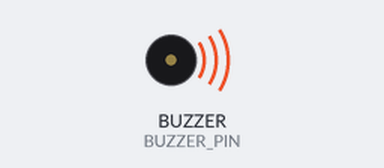
Simulated run of this sketch. Board: Seeed Wio Terminal. Shown: buzzer (waves = sounding).

Above: at 0.2 s.
At 5.75 s:
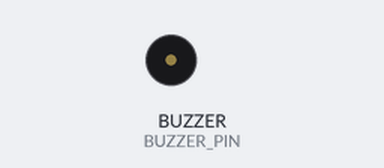
Timing chart, 0 to 6.2 s (numbered marks = the images above):
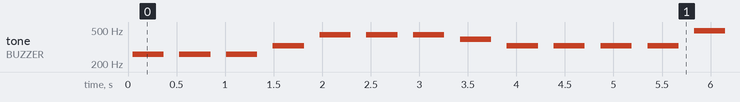

Measured:
- by itself, tone on BUZZER (BUZZER_PIN): plays 261 Hz for 0.32 s, 261 Hz for 0.32 s, 261 Hz for 0.32 s, 328 Hz for 0.32 s, 439 Hz for 0.32 s, 439 Hz for 0.32 s … (223 notes in this stretch)

The sketch:

Buzzer_Second_Melody.ino
```cpp
#define BUZZER_PIN WIO_BUZZER //Define buzzer pin

int length = 17; //number of notes
char notes[] = "ccceaaageeeebbbb "; //notes to play
int beats[] = { 1, 1, 1, 1, 1, 1, 1, 1, 1, 1, 1, 1, 1, 1, 1, 1, 5 }; //time delays when notes are played
int tempo = 320; //tempo of the melody

void setup() {
    pinMode(BUZZER_PIN, OUTPUT); //set buzzer pin as output
}

void loop() {
    for(int i = 0; i < length; i++) {
        if(notes[i] == ' ') {
            delay(beats[i] * tempo); //beats with no notes
        } else {
            playNote(notes[i], beats[i] * tempo); //play the melody
        }
        delay(tempo / 2); //delay between notes
    }

}

//Play buzzer tone
void playTone(int tone, int duration) {
    for (long i = 0; i < duration * 1000L; i += tone * 2) {
        digitalWrite(BUZZER_PIN, HIGH); //set buzzer pin to HIGH
        delayMicroseconds(tone); //first half of the time period
        digitalWrite(BUZZER_PIN, LOW); //set buzzer pin to HIGH
        delayMicroseconds(tone); //second half of the time period
    }
}

//Play the notes
void playNote(char note, int duration) {
    char names[] = { 'c', 'd', 'e', 'f', 'g', 'a', 'b', 'C' }; //note names
    int tones[] = { 1915, 1700, 1519, 1432, 1275, 1136, 1014, 956 }; //note frequencies

    //play the tone corresponding to the note name
    for (int i = 0; i < 8; i++) {
        if (names[i] == note) {
            playTone(tones[i], duration);
        }
    }
}
```
